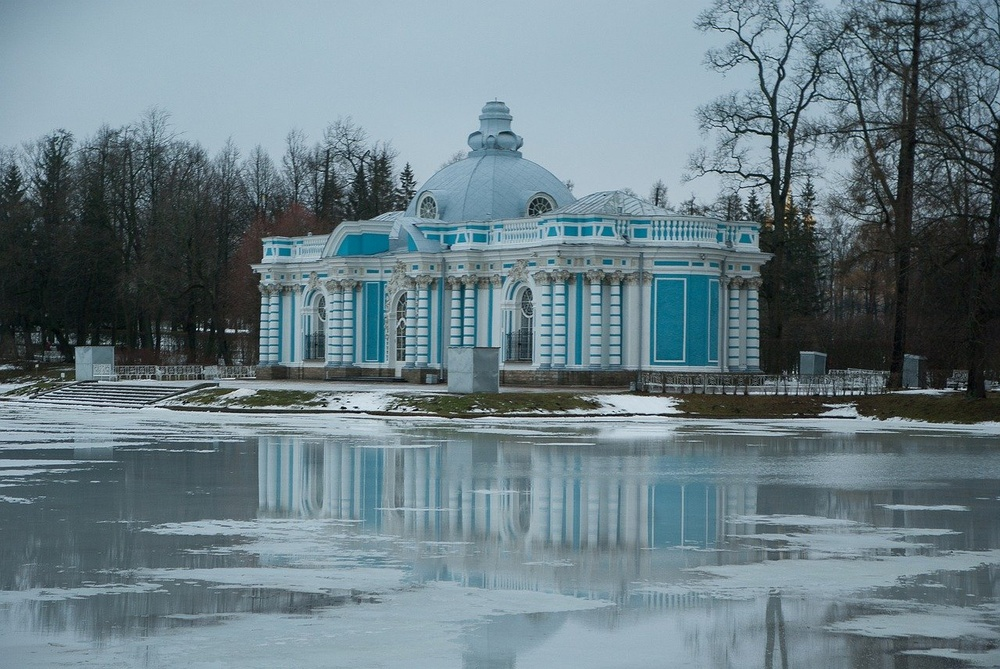
#> input picture Сем 6/Обработка изображений/5/russia-1927758_1280.jpg, 1000 x 669 px, shrunk from 1280 x 856 before the run
$ python 5.2.py
#> lines starting #> are read from the running program, lines starting #| are printed output that depends on the picture; after the words box and inside, x2 and y2 are one past the last pixel; in counts of white or black regions, pixels touching at a corner belong together
import cv2, pywt, numpy as np

img = cv2.imread('russia-1927758_1280.jpg', 0)
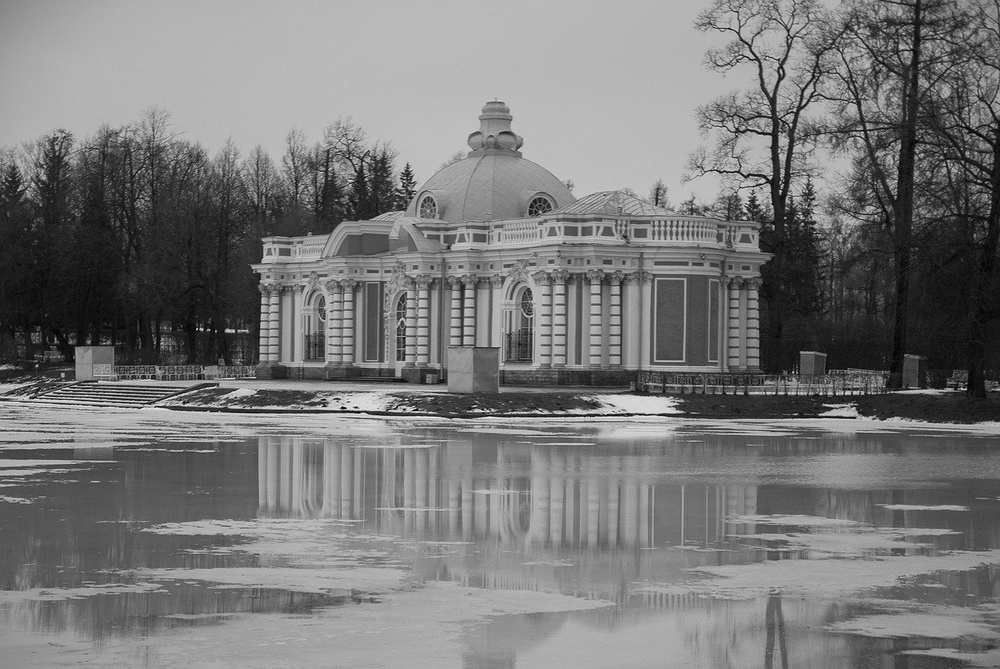
#> img: shape (669, 1000); min 0, max 251, mean 120.3
cA, _ = pywt.dwt2(img, 'haar')
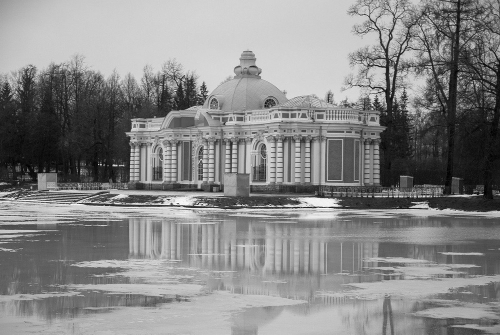
#> cA: shape (335, 500) float64; min 8, max 447, mean 240.8; drawn with min black and max white
cA1, _ = pywt.dwt2(cA, 'haar')
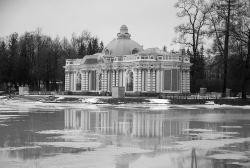
#> cA1: shape (168, 250) float64; min 25.25, max 860, mean 481.8; drawn with min black and max white
mask = np.abs(cA1) < 90
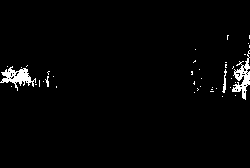
#> mask: shape (168, 250) bool; 2.1% white; 40 white regions (36 under 20 px), largest, box (x1, y1, x2, y2) and area: (0, 66, 36, 91) 366, (232, 50, 250, 100) 357, (222, 69, 227, 93) 50, (45, 76, 49, 87) 23
a = int(np.sum(mask))
#> a = 884
cA1[mask] = 0
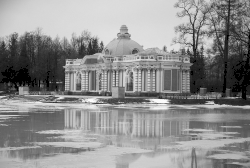
#> cA1: shape (168, 250) float64; 2.1% of pixels changed, all inside (x1, y1, x2, y2) = (0, 35, 250, 100); drawn with min black and max white
print(a)
#| 884

$ run again, with Сем 6/Обработка изображений/5/monastery-3714287_1280.jpg copied over Сем 6/Обработка изображений/5/russia-1927758_1280.jpg
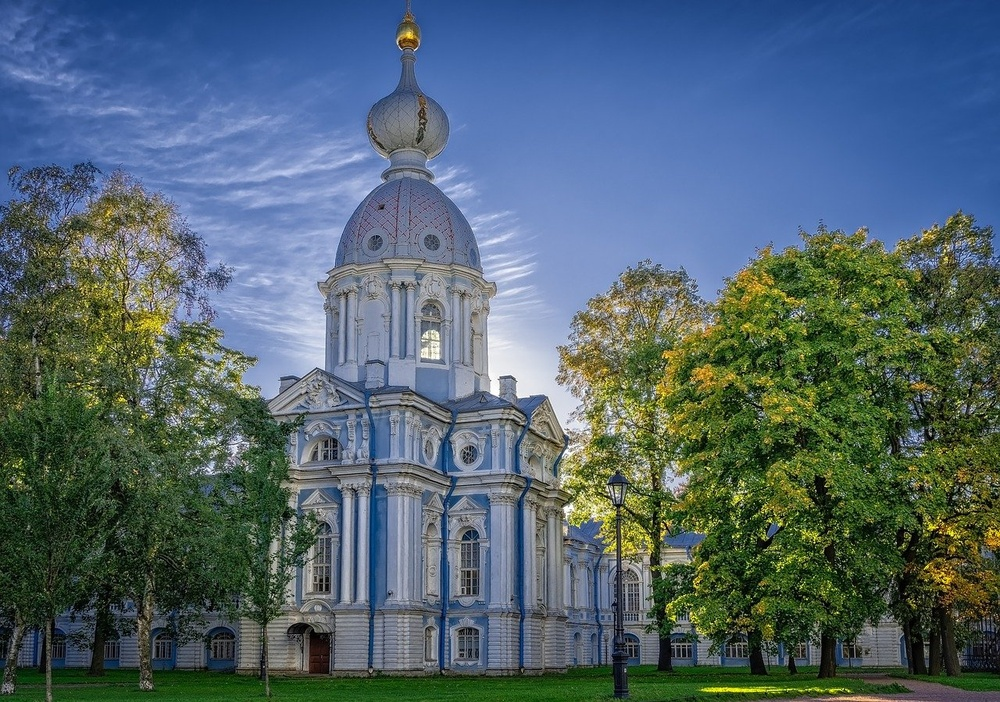
#> input picture Сем 6/Обработка изображений/5/monastery-3714287_1280.jpg, 1000 x 702 px, shrunk from 1280 x 899 before the run
#> `mask = np.abs(cA1) < 90`:
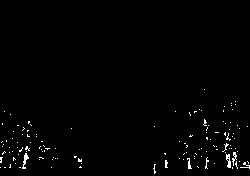
#> mask: shape (176, 250) bool; 1.2% white in thin lines or dots, all inside (x1, y1, x2, y2) = (0, 89, 250, 174)
#> a = 533
#> `cA1[mask] = 0`:
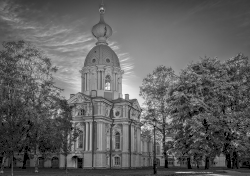
#> cA1: shape (176, 250) float64; min 0, max 1006, mean 385.2; drawn with min black and max white
#| 533
